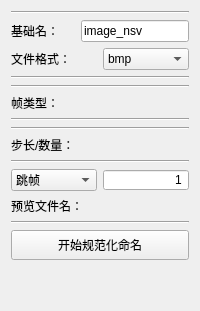
            <widget class="QWidget" name="tab_11">
             <attribute name="title">
              <string>Tab 2</string>
             </attribute>
             <layout class="QVBoxLayout" name="verticalLayout_52">
              <item>
               <layout class="QVBoxLayout" name="verticalLayout_51">
                <item>
                 <widget class="QGroupBox" name="groupBox_rename">
                  <property name="minimumSize">
                   <size>
                    <width>30</width>
                    <height>30</height>
                   </size>
                  </property>
                  <property name="styleSheet">
                   <string notr="true">QGroupBox{
border:0px solid #222;
background-color: rgba(0, 0, 0, 0);
}</string>
                  </property>
                  <property name="title">
                   <string/>
                  </property>
                  <layout class="QVBoxLayout" name="verticalLayout_22">
                   <property name="spacing">
                    <number>6</number>
                   </property>
                   <property name="leftMargin">
                    <number>0</number>
                   </property>
                   <property name="topMargin">
                    <number>0</number>
                   </property>
                   <property name="rightMargin">
                    <number>0</number>
                   </property>
                   <property name="bottomMargin">
                    <number>0</number>
                   </property>
                   <item>
                    <layout class="QVBoxLayout" name="verticalLayout_19">
                     <item>
                      <widget class="Line" name="line_22">
                       <property name="orientation">
                        <enum>Qt::Horizontal</enum>
                       </property>
                      </widget>
                     </item>
                     <item>
                      <layout class="QHBoxLayout" name="horizontalLayout_29">
                       <item>
                        <widget class="QLabel" name="label_15">
                         <property name="minimumSize">
                          <size>
                           <width>0</width>
                           <height>0</height>
                          </size>
                         </property>
                         <property name="maximumSize">
                          <size>
                           <width>16777215</width>
                           <height>16777215</height>
                          </size>
                         </property>
                         <property name="text">
                          <string>基础名：</string>
                         </property>
                        </widget>
                       </item>
                       <item>
                        <widget class="QLineEdit" name="lineEdit_rename_name">
                         <property name="sizePolicy">
                          <sizepolicy hsizetype="Preferred" vsizetype="Fixed">
                           <horstretch>0</horstretch>
                           <verstretch>0</verstretch>
                          </sizepolicy>
                         </property>
                         <property name="text">
                          <string>image_nsv</string>
                         </property>
                        </widget>
                       </item>
                      </layout>
                     </item>
                     <item>
                      <layout class="QHBoxLayout" name="horizontalLayout_30">
                       <property name="topMargin">
                        <number>0</number>
                       </property>
                       <property name="bottomMargin">
                        <number>0</number>
                       </property>
                       <item>
                        <widget class="QLabel" name="label_19">
                         <property name="text">
                          <string>文件格式：</string>
                         </property>
                        </widget>
                       </item>
                       <item>
                        <widget class="QComboBox" name="comboBox_rename_filetype">
                         <item>
                          <property name="text">
                           <string>bmp</string>
                          </property>
                         </item>
                         <item>
                          <property name="text">
                           <string>jpg</string>
                          </property>
                         </item>
                         <item>
                          <property name="text">
                           <string>png</string>
                          </property>
                         </item>
                        </widget>
                       </item>
                      </layout>
                     </item>
                     <item>
                      <widget class="Line" name="line_65">
                       <property name="orientation">
                        <enum>Qt::Horizontal</enum>
                       </property>
                      </widget>
                     </item>
                     <item>
                      <layout class="QHBoxLayout" name="horizontalLayout_rename_filetype"/>
                     </item>
                     <item>
                      <widget class="Line" name="line_23">
                       <property name="orientation">
                        <enum>Qt::Horizontal</enum>
                       </property>
                      </widget>
                     </item>
                     <item>
                      <widget class="QLabel" name="label_18">
                       <property name="text">
                        <string>帧类型：</string>
                       </property>
                      </widget>
                     </item>
                     <item>
                      <widget class="Line" name="line_66">
                       <property name="orientation">
                        <enum>Qt::Horizontal</enum>
                       </property>
                      </widget>
                     </item>
                     <item>
                      <layout class="QHBoxLayout" name="horizontalLayout_rename_type"/>
                     </item>
                     <item>
                      <widget class="Line" name="line_67">
                       <property name="orientation">
                        <enum>Qt::Horizontal</enum>
                       </property>
                      </widget>
                     </item>
                     <item>
                      <widget class="QLabel" name="label_59">
                       <property name="text">
                        <string>步长/数量：</string>
                       </property>
                      </widget>
                     </item>
                     <item>
                      <widget class="Line" name="line_68">
                       <property name="orientation">
                        <enum>Qt::Horizontal</enum>
                       </property>
                      </widget>
                     </item>
                     <item>
                      <layout class="QHBoxLayout" name="horizontalLayout_28">
                       <item>
                        <widget class="QComboBox" name="comboBox_rename_type">
                         <property name="minimumSize">
                          <size>
                           <width>0</width>
                           <height>0</height>
                          </size>
                         </property>
                         <property name="maximumSize">
                          <size>
                           <width>16777215</width>
                           <height>16777215</height>
                          </size>
                         </property>
                         <item>
                          <property name="text">
                           <string>跳帧</string>
                          </property>
                         </item>
                         <item>
                          <property name="text">
                           <string>规范抽帧</string>
                          </property>
                         </item>
                         <item>
                          <property name="text">
                           <string>随机抽帧</string>
                          </property>
                         </item>
                        </widget>
                       </item>
                       <item>
                        <widget class="QSpinBox" name="spinBox_rename_single">
                         <property name="alignment">
                          <set>Qt::AlignRight|Qt::AlignTrailing|Qt::AlignVCenter</set>
                         </property>
                         <property name="buttonSymbols">
                          <enum>QAbstractSpinBox::NoButtons</enum>
                         </property>
                         <property name="minimum">
                          <number>1</number>
                         </property>
                         <property name="maximum">
                          <number>1000</number>
                         </property>
                        </widget>
                       </item>
                      </layout>
                     </item>
                     <item>
                      <layout class="QHBoxLayout" name="horizontalLayout_27">
                       <item>
                        <widget class="QLabel" name="label_16">
                         <property name="minimumSize">
                          <size>
                           <width>70</width>
                           <height>0</height>
                          </size>
                         </property>
                         <property name="maximumSize">
                          <size>
                           <width>70</width>
                           <height>16777215</height>
                          </size>
                         </property>
                         <property name="text">
                          <string>预览文件名：</string>
                         </property>
                        </widget>
                       </item>
                       <item>
                        <widget class="QLabel" name="label_rename_show">
                         <property name="layoutDirection">
                          <enum>Qt::RightToLeft</enum>
                         </property>
                         <property name="text">
                          <string/>
                         </property>
                         <property name="alignment">
                          <set>Qt::AlignRight|Qt::AlignTrailing|Qt::AlignVCenter</set>
                         </property>
                        </widget>
                       </item>
                      </layout>
                     </item>
                     <item>
                      <widget class="Line" name="line_25">
                       <property name="orientation">
                        <enum>Qt::Horizontal</enum>
                       </property>
                      </widget>
                     </item>
                     <item>
                      <widget class="QPushButton" name="pushButton_rename">
                       <property name="minimumSize">
                        <size>
                         <width>0</width>
                         <height>30</height>
                        </size>
                       </property>
                       <property name="text">
                        <string>开始规范化命名</string>
                       </property>
                      </widget>
                     </item>
                    </layout>
                   </item>
                  </layout>
                 </widget>
                </item>
               </layout>
              </item>
              <item>
               <spacer name="verticalSpacer_8">
                <property name="orientation">
                 <enum>Qt::Vertical</enum>
                </property>
                <property name="sizeHint" stdset="0">
                 <size>
                  <width>20</width>
                  <height>40</height>
                 </size>
                </property>
               </spacer>
              </item>
             </layout>
            </widget>
